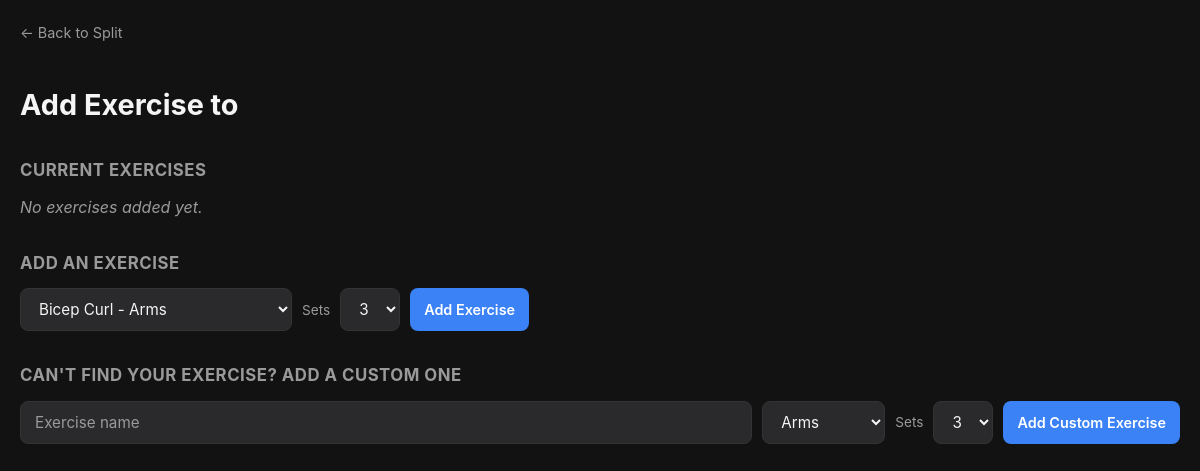
The page /split/13/add-day-exercise/13 on the database as committed earlier.
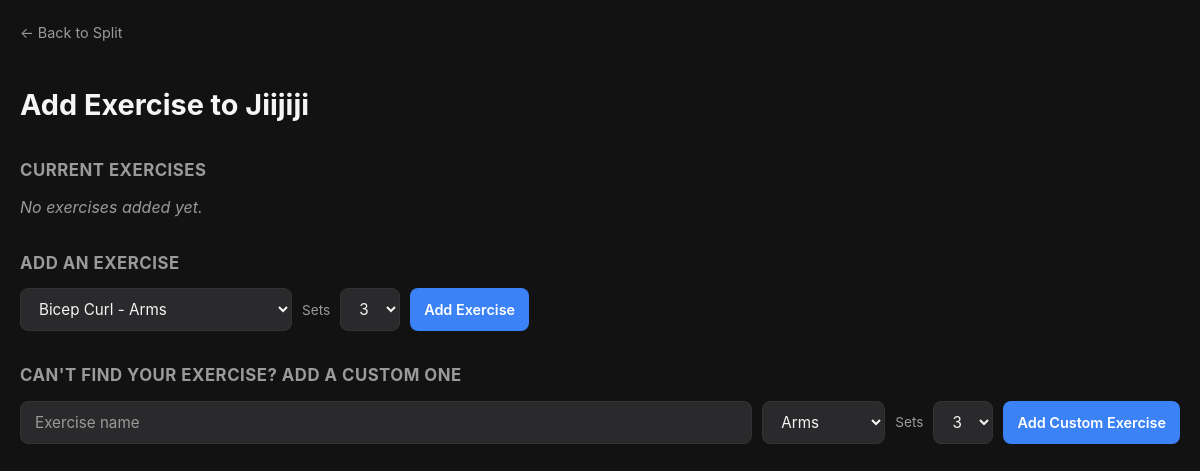
The same page on the database as committed later.
### tables this page shows
CREATE TABLE split_days (
            id INTEGER PRIMARY KEY AUTOINCREMENT,
            split_id INTEGER NOT NULL,
            day_name TEXT NOT NULL,
            day_order INTEGER NOT NULL,
            FOREIGN KEY (split_id) REFERENCES workout_splits(id)
        );

### app.py (the view)
@app.route("/split/<int:split_id>/add-day-exercise/<int:day_id>")
def add_day_exercise_page(split_id, day_id):
    conn = get_db()
    cursor = conn.cursor()
    cursor.execute("SELECT * FROM split_days WHERE id = ?", (day_id,))
    day = cursor.fetchone()
    cursor.execute("""
        SELECT exercises.*, split_exercises.sets_count FROM exercises
        JOIN split_exercises ON exercises.id = split_exercises.exercise_id
        WHERE split_exercises.split_day_id = ?
    """, (day_id,))
    current_exercises = cursor.fetchall()
    cursor.execute("SELECT * FROM exercises ORDER BY muscle_group")
    all_exercises = cursor.fetchall()
    conn.close()
    return render_template("add_day_exercise.html",
        day=day,
        split_id=split_id,
        current_exercises=current_exercises,
        all_exercises=all_exercises
    )

### app.py (called while the page is built)
def get_db():
    conn = sqlite3.connect(DB_PATH)
    conn.row_factory = sqlite3.Row
    return conn

### templates/add_day_exercise.html (shortened to what this page needs)
<!DOCTYPE html>
<html lang="en">
<head>
    <link rel="stylesheet" href="{{ url_for('static', filename='style.css') }}">
</head>
<body>
    <a class="back-link" href="/split/{{ split_id }}">← Back to Split</a>
    <h1>Add Exercise to {{ day.day_name }}</h1>
    <h2>Current Exercises</h2>
    {% if current_exercises %}
        <ul class="simple-list">
            {% for exercise in current_exercises %}
                <li>{{ exercise.name }} <span class="exercise-meta">{{ exercise.muscle_group }} — {{ exercise.sets_count }} sets</span></li>
            {% endfor %}
        </ul>
    {% else %}
        <p class="empty-state">No exercises added yet.</p>
    {% endif %}
    <div class="form-section">
        <h2>Add an Exercise</h2>
        <form action="/split/{{ split_id }}/add-day-exercise/{{ day.id }}" method="POST" class="form-row">
            <select name="exercise_id" class="select-input">
                {% for exercise in all_exercises %}
                    <option value="{{ exercise.id }}">{{ exercise.name }} - {{ exercise.muscle_group }}</option>
                {% endfor %}
            </select>
            <label class="field-label">Sets</label>
            <select name="sets_count" class="select-input">
                <option value="3" selected>3</option>
            </select>
            <button type="submit" class="btn btn-primary">Add Exercise</button>
        </form>
    </div>
    <div class="form-section">
        <h2>Can't find your exercise? Add a custom one</h2>
        <form action="/split/{{ split_id }}/add-custom-exercise/{{ day.id }}" method="POST" class="form-row">
            <input type="text" name="name" class="text-input" placeholder="Exercise name" required>
            <select name="muscle_group" class="select-input">
                <option value="Arms">Arms</option>
            </select>
            <label class="field-label">Sets</label>
            <select name="sets_count" class="select-input">
                <option value="3" selected>3</option>
            </select>
            <button type="submit" class="btn btn-primary">Add Custom Exercise</button>
        </form>
    </div>
</body>
</html>

Rows that differ between the two databases and show on the page:
added split_days: day_name "Jiijiji"
